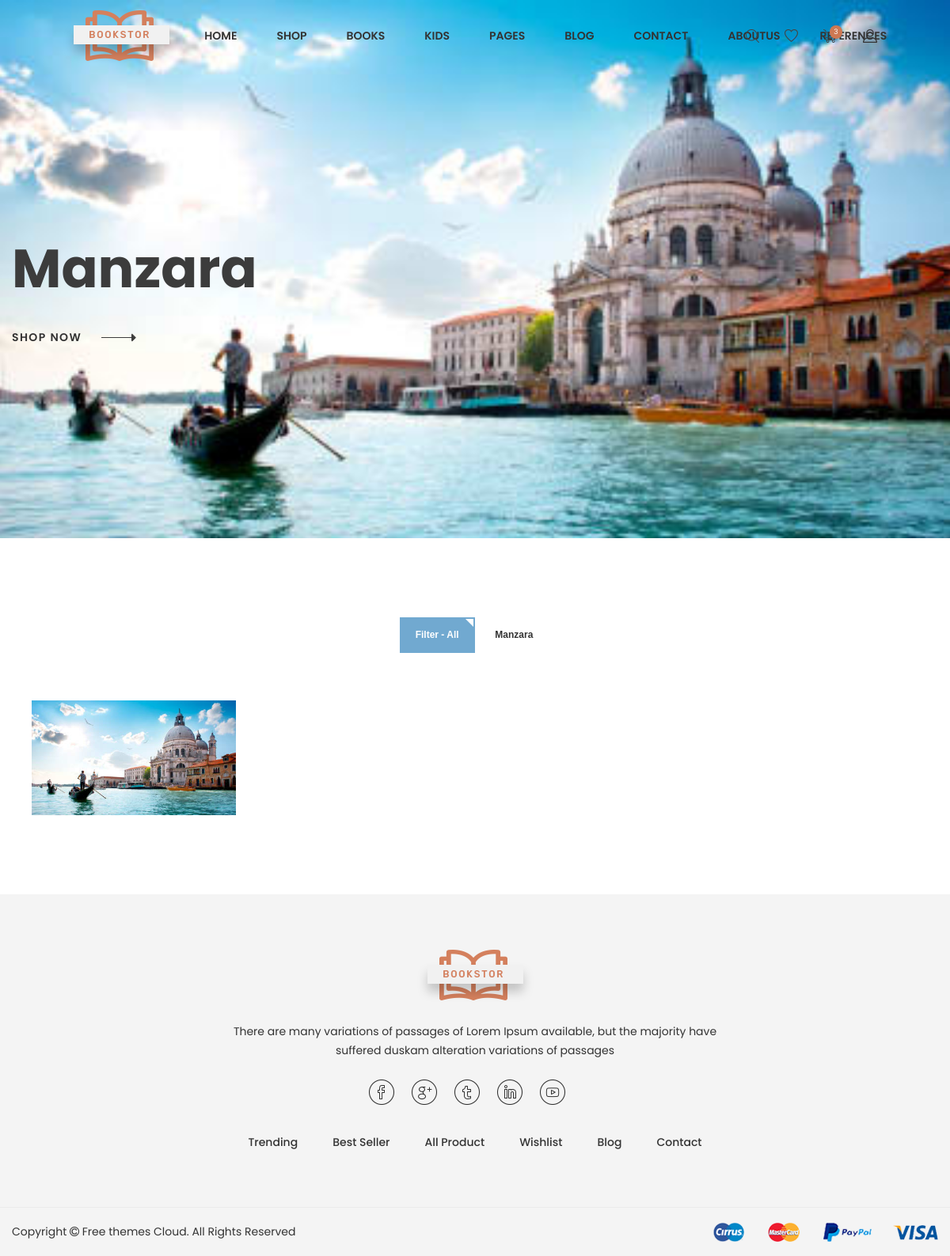
Before: / with the older database file.
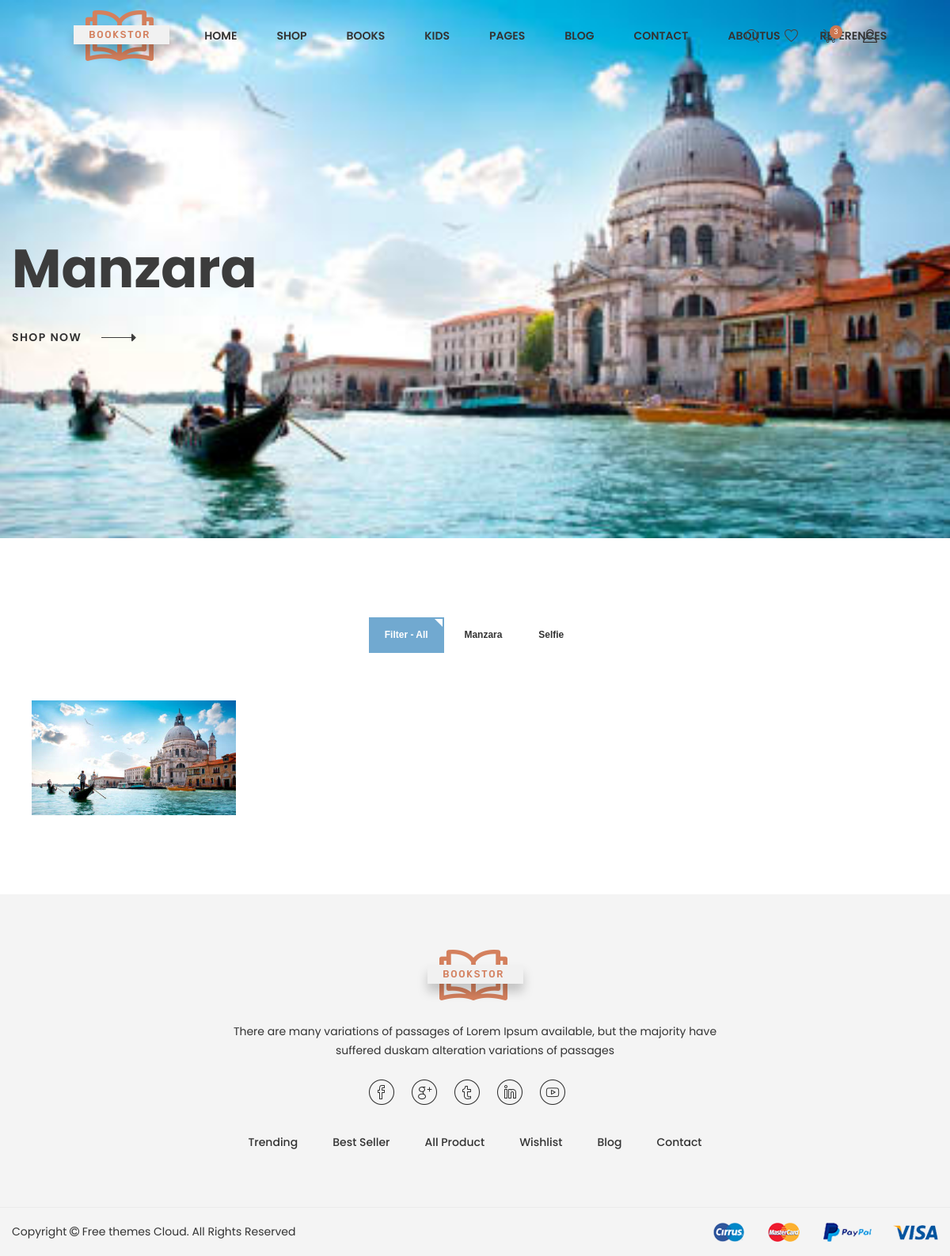
After: the same page with the newer database file.
### photo/models.py (models this page shows, shortened)
class Photo(models.Model):
    STATUS = (
        ('True', 'Evet'),
        ('False', 'Hayır'),
    )
    category = models.ForeignKey(Category, on_delete=models.CASCADE)
    title = models.CharField(max_length=100)
    keywords = models.CharField(max_length=255)
    description = models.CharField(max_length=255)
    detail = RichTextUploadingField(blank=True)
    slug = models.SlugField(blank=True, max_length=150)
    image = models.ImageField(blank=True, upload_to='images/', max_length=255)  # py -m pip install --upgrade Pillow
    status = models.CharField(max_length=10, choices=STATUS)
    create_at = models.DateTimeField(auto_now_add=True)
    update_at = models.DateTimeField(auto_now=True)
    def image_tag(self):
        return mark_safe('<img src="{}" height="50"/>'.format(self.image.url))
    image_tag.short_description = 'Image'

class Category(MPTTModel):
    STATUS = (
        ('True', 'Evet'),
        ('False', 'Hayır'),
    )
    title = models.CharField(max_length=30)
    keywords = models.CharField(max_length=255)
    description = models.CharField(max_length=255)
    CategoryImage = models.ImageField(blank=True, upload_to='assets/images/')  # py -m pip install --upgrade Pillow
    status = models.CharField(max_length=10, choices=STATUS)
    slug = models.SlugField()
    parent = TreeForeignKey('self', blank=True, null=True, related_name='children', on_delete=models.CASCADE)
    create_at = models.DateTimeField(auto_now_add=True)
    update_at = models.DateTimeField(auto_now=True)
    class MPTTMeta:
        order_insertion_by = ['title']
    def image_tag(self):
        return mark_safe('<img src="{}" height="50"/>'.format(self.CategoryImage.url))
    image_tag.short_description = 'Image'

### home/views.py (the view)
# urls.py: path('', views.index, name='index'),
def index(request):
    setting = Setting.objects.get(pk=1)
    sliderdata = Photo.objects.all()[:4]
    category = Category.objects.all()
    photos = Photo.objects.all()[:10]
    context = {'setting': setting, 'sliderdata': sliderdata, 'category': category, 'photos': photos}
    return render(request, 'index.html', context)

### home/templates/index.html (shortened to what this page needs)
{% extends 'HomeBase.html' %}

### home/templates/sliderArea.html (shortened to what this page needs)
<div class="slider-area brown__nav slider--15 slide__activation slide__arrow01 owl-carousel owl-theme">
    {% for resim in sliderdata %}
    <div class="slide animation__style10 fullscreen align__center--left" style="
    background-image: url({{ resim.image.url }});
  background-repeat: no-repeat;
  background-size: cover;
  background-position: center center;">
        <div class="container">
            <div class="row">
                <div class="col-lg-12">
                    <div class="slider__content">
                        <div class="contentbox" >
                            <h2>{{ resim.title }}</h2>
                            <a class="shopbtn" href="/image/{{ resim.id }}/{{ resim.slug }}">shop now</a>
                        </div>
                    </div>
                </div>
            </div>
        </div>
    </div>
    {% endfor %}
</div>

### home/templates/gallery.html (shortened to what this page needs)
<section class="wn__portfolio__area gallery__masonry__activation bg--white mt--40 pb--100">
    <div class="container-fluid">
        <div class="row">
            <div class="col-lg-12">
                <div class="gallery__menu">
                    <button data-filter="*" class="is-checked">Filter - All</button>
                    {% for ct in category %}
                        <button data-filter=".cat--{{ ct.id }}">{{ ct.title }}</button>
                    {% endfor %}
                </div>
            </div>
        </div>
    {% load mptt_tags %}
        <div class="row masonry__wrap">
            {% for ph in photos %}
                <div class="col-lg-4 col-xl-3 col-md-6 col-sm-6 col-12 gallery__item cat--{{ ph.category_id }}">
                    <div class="portfolio">
                        <div class="thumb">
                            <a href="../static/../static/portfolio-details.html">
                            </a>
                        </div>
                    </div>
                </div>
            {% endfor %}
        </div>
    </div>
</section>

Changed rows visible on the page:
added Category: title "Selfie"
